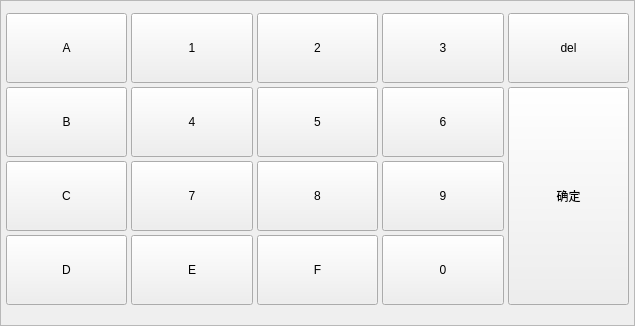
<?xml version="1.0" encoding="UTF-8"?>
<ui version="4.0">
 <class>fingerboard</class>
 <widget class="QWidget" name="fingerboard">
  <property name="geometry">
   <rect>
    <x>0</x>
    <y>0</y>
    <width>635</width>
    <height>326</height>
   </rect>
  </property>
  <property name="sizePolicy">
   <sizepolicy hsizetype="Expanding" vsizetype="Maximum">
    <horstretch>0</horstretch>
    <verstretch>0</verstretch>
   </sizepolicy>
  </property>
  <property name="windowTitle">
   <string>Form</string>
  </property>
  <layout class="QVBoxLayout" name="verticalLayout">
   <property name="spacing">
    <number>0</number>
   </property>
   <property name="leftMargin">
    <number>0</number>
   </property>
   <property name="topMargin">
    <number>0</number>
   </property>
   <property name="rightMargin">
    <number>0</number>
   </property>
   <property name="bottomMargin">
    <number>0</number>
   </property>
   <item>
    <widget class="QFrame" name="frame">
     <property name="sizePolicy">
      <sizepolicy hsizetype="Expanding" vsizetype="Maximum">
       <horstretch>0</horstretch>
       <verstretch>0</verstretch>
      </sizepolicy>
     </property>
     <property name="frameShape">
      <enum>QFrame::StyledPanel</enum>
     </property>
     <property name="frameShadow">
      <enum>QFrame::Raised</enum>
     </property>
     <layout class="QVBoxLayout" name="verticalLayout_4">
      <property name="spacing">
       <number>0</number>
      </property>
      <property name="leftMargin">
       <number>0</number>
      </property>
      <property name="topMargin">
       <number>0</number>
      </property>
      <property name="rightMargin">
       <number>0</number>
      </property>
      <property name="bottomMargin">
       <number>0</number>
      </property>
      <item>
       <widget class="QWidget" name="widget_2" native="true">
        <property name="sizePolicy">
         <sizepolicy hsizetype="Expanding" vsizetype="Maximum">
          <horstretch>0</horstretch>
          <verstretch>0</verstretch>
         </sizepolicy>
        </property>
        <layout class="QHBoxLayout" name="horizontalLayout">
         <property name="spacing">
          <number>4</number>
         </property>
         <property name="leftMargin">
          <number>5</number>
         </property>
         <property name="topMargin">
          <number>12</number>
         </property>
         <property name="rightMargin">
          <number>5</number>
         </property>
         <property name="bottomMargin">
          <number>0</number>
         </property>
         <item>
          <widget class="QPushButton" name="btnA">
           <property name="sizePolicy">
            <sizepolicy hsizetype="Expanding" vsizetype="Expanding">
             <horstretch>0</horstretch>
             <verstretch>0</verstretch>
            </sizepolicy>
           </property>
           <property name="minimumSize">
            <size>
             <width>0</width>
             <height>70</height>
            </size>
           </property>
           <property name="maximumSize">
            <size>
             <width>16777215</width>
             <height>70</height>
            </size>
           </property>
           <property name="text">
            <string>A</string>
           </property>
          </widget>
         </item>
         <item>
          <widget class="QPushButton" name="btn1">
           <property name="sizePolicy">
            <sizepolicy hsizetype="Expanding" vsizetype="Fixed">
             <horstretch>0</horstretch>
             <verstretch>0</verstretch>
            </sizepolicy>
           </property>
           <property name="minimumSize">
            <size>
             <width>0</width>
             <height>70</height>
            </size>
           </property>
           <property name="maximumSize">
            <size>
             <width>16777215</width>
             <height>70</height>
            </size>
           </property>
           <property name="text">
            <string>1</string>
           </property>
          </widget>
         </item>
         <item>
          <widget class="QPushButton" name="btn2">
           <property name="sizePolicy">
            <sizepolicy hsizetype="Expanding" vsizetype="Expanding">
             <horstretch>0</horstretch>
             <verstretch>0</verstretch>
            </sizepolicy>
           </property>
           <property name="minimumSize">
            <size>
             <width>0</width>
             <height>70</height>
            </size>
           </property>
           <property name="maximumSize">
            <size>
             <width>16777215</width>
             <height>70</height>
            </size>
           </property>
           <property name="text">
            <string>2</string>
           </property>
          </widget>
         </item>
         <item>
          <widget class="QPushButton" name="btn3">
           <property name="sizePolicy">
            <sizepolicy hsizetype="Expanding" vsizetype="Fixed">
             <horstretch>0</horstretch>
             <verstretch>0</verstretch>
            </sizepolicy>
           </property>
           <property name="minimumSize">
            <size>
             <width>0</width>
             <height>70</height>
            </size>
           </property>
           <property name="maximumSize">
            <size>
             <width>16777215</width>
             <height>70</height>
            </size>
           </property>
           <property name="text">
            <string>3</string>
           </property>
          </widget>
         </item>
         <item>
          <widget class="QPushButton" name="btnDel">
           <property name="sizePolicy">
            <sizepolicy hsizetype="Expanding" vsizetype="Expanding">
             <horstretch>0</horstretch>
             <verstretch>0</verstretch>
            </sizepolicy>
           </property>
           <property name="minimumSize">
            <size>
             <width>0</width>
             <height>70</height>
            </size>
           </property>
           <property name="maximumSize">
            <size>
             <width>16777215</width>
             <height>70</height>
            </size>
           </property>
           <property name="text">
            <string>del</string>
           </property>
          </widget>
         </item>
        </layout>
       </widget>
      </item>
      <item>
       <widget class="QWidget" name="widget" native="true">
        <property name="sizePolicy">
         <sizepolicy hsizetype="Expanding" vsizetype="Maximum">
          <horstretch>0</horstretch>
          <verstretch>0</verstretch>
         </sizepolicy>
        </property>
        <layout class="QHBoxLayout" name="horizontalLayout_2">
         <property name="spacing">
          <number>4</number>
         </property>
         <property name="leftMargin">
          <number>5</number>
         </property>
         <property name="topMargin">
          <number>4</number>
         </property>
         <property name="rightMargin">
          <number>5</number>
         </property>
         <property name="bottomMargin">
          <number>20</number>
         </property>
         <item>
          <widget class="QWidget" name="widget_3" native="true">
           <property name="sizePolicy">
            <sizepolicy hsizetype="Expanding" vsizetype="Maximum">
             <horstretch>0</horstretch>
             <verstretch>0</verstretch>
            </sizepolicy>
           </property>
           <layout class="QVBoxLayout" name="verticalLayout_2">
            <property name="spacing">
             <number>4</number>
            </property>
            <property name="leftMargin">
             <number>0</number>
            </property>
            <property name="topMargin">
             <number>0</number>
            </property>
            <property name="rightMargin">
             <number>0</number>
            </property>
            <property name="bottomMargin">
             <number>0</number>
            </property>
            <item>
             <widget class="QPushButton" name="btnB">
              <property name="sizePolicy">
               <sizepolicy hsizetype="Expanding" vsizetype="Fixed">
                <horstretch>0</horstretch>
                <verstretch>0</verstretch>
               </sizepolicy>
              </property>
              <property name="minimumSize">
               <size>
                <width>0</width>
                <height>70</height>
               </size>
              </property>
              <property name="maximumSize">
               <size>
                <width>16777215</width>
                <height>70</height>
               </size>
              </property>
              <property name="text">
               <string>B</string>
              </property>
             </widget>
            </item>
            <item>
             <widget class="QPushButton" name="btnC">
              <property name="sizePolicy">
               <sizepolicy hsizetype="Expanding" vsizetype="Expanding">
                <horstretch>0</horstretch>
                <verstretch>0</verstretch>
               </sizepolicy>
              </property>
              <property name="minimumSize">
               <size>
                <width>0</width>
                <height>70</height>
               </size>
              </property>
              <property name="maximumSize">
               <size>
                <width>16777215</width>
                <height>70</height>
               </size>
              </property>
              <property name="text">
               <string>C</string>
              </property>
             </widget>
            </item>
            <item>
             <widget class="QPushButton" name="btnD">
              <property name="sizePolicy">
               <sizepolicy hsizetype="Expanding" vsizetype="Expanding">
                <horstretch>0</horstretch>
                <verstretch>0</verstretch>
               </sizepolicy>
              </property>
              <property name="minimumSize">
               <size>
                <width>0</width>
                <height>70</height>
               </size>
              </property>
              <property name="maximumSize">
               <size>
                <width>16777215</width>
                <height>70</height>
               </size>
              </property>
              <property name="text">
               <string>D</string>
              </property>
             </widget>
            </item>
           </layout>
          </widget>
         </item>
         <item>
          <widget class="QWidget" name="widget_4" native="true">
           <property name="sizePolicy">
            <sizepolicy hsizetype="Expanding" vsizetype="Maximum">
             <horstretch>0</horstretch>
             <verstretch>0</verstretch>
            </sizepolicy>
           </property>
           <layout class="QVBoxLayout" name="verticalLayout_3">
            <property name="spacing">
             <number>4</number>
            </property>
            <property name="leftMargin">
             <number>0</number>
            </property>
            <property name="topMargin">
             <number>0</number>
            </property>
            <property name="rightMargin">
             <number>0</number>
            </property>
            <property name="bottomMargin">
             <number>0</number>
            </property>
            <item>
             <widget class="QPushButton" name="btn4">
              <property name="sizePolicy">
               <sizepolicy hsizetype="Expanding" vsizetype="Expanding">
                <horstretch>0</horstretch>
                <verstretch>0</verstretch>
               </sizepolicy>
              </property>
              <property name="minimumSize">
               <size>
                <width>0</width>
                <height>70</height>
               </size>
              </property>
              <property name="maximumSize">
               <size>
                <width>16777215</width>
                <height>70</height>
               </size>
              </property>
              <property name="text">
               <string>4</string>
              </property>
             </widget>
            </item>
            <item>
             <widget class="QPushButton" name="btn7">
              <property name="sizePolicy">
               <sizepolicy hsizetype="Expanding" vsizetype="Expanding">
                <horstretch>0</horstretch>
                <verstretch>0</verstretch>
               </sizepolicy>
              </property>
              <property name="minimumSize">
               <size>
                <width>0</width>
                <height>70</height>
               </size>
              </property>
              <property name="maximumSize">
               <size>
                <width>16777215</width>
                <height>70</height>
               </size>
              </property>
              <property name="text">
               <string>7</string>
              </property>
             </widget>
            </item>
            <item>
             <widget class="QPushButton" name="btnE">
              <property name="sizePolicy">
               <sizepolicy hsizetype="Expanding" vsizetype="Expanding">
                <horstretch>0</horstretch>
                <verstretch>0</verstretch>
               </sizepolicy>
              </property>
              <property name="minimumSize">
               <size>
                <width>0</width>
                <height>70</height>
               </size>
              </property>
              <property name="maximumSize">
               <size>
                <width>16777215</width>
                <height>70</height>
               </size>
              </property>
              <property name="text">
               <string>E</string>
              </property>
             </widget>
            </item>
           </layout>
          </widget>
         </item>
         <item>
          <widget class="QWidget" name="widget_5" native="true">
           <property name="sizePolicy">
            <sizepolicy hsizetype="Expanding" vsizetype="Maximum">
             <horstretch>0</horstretch>
             <verstretch>0</verstretch>
            </sizepolicy>
           </property>
           <layout class="QVBoxLayout" name="verticalLayout_5">
            <property name="spacing">
             <number>4</number>
            </property>
            <property name="leftMargin">
             <number>0</number>
            </property>
            <property name="topMargin">
             <number>0</number>
            </property>
            <property name="rightMargin">
             <number>0</number>
            </property>
            <property name="bottomMargin">
             <number>0</number>
            </property>
            <item>
             <widget class="QPushButton" name="btn5">
              <property name="sizePolicy">
               <sizepolicy hsizetype="Expanding" vsizetype="Expanding">
                <horstretch>0</horstretch>
                <verstretch>0</verstretch>
               </sizepolicy>
              </property>
              <property name="minimumSize">
               <size>
                <width>0</width>
                <height>70</height>
               </size>
              </property>
              <property name="maximumSize">
               <size>
                <width>16777215</width>
                <height>70</height>
               </size>
              </property>
              <property name="text">
               <string>5</string>
              </property>
             </widget>
            </item>
            <item>
             <widget class="QPushButton" name="btn8">
              <property name="sizePolicy">
               <sizepolicy hsizetype="Expanding" vsizetype="Expanding">
                <horstretch>0</horstretch>
                <verstretch>0</verstretch>
               </sizepolicy>
              </property>
              <property name="minimumSize">
               <size>
                <width>0</width>
                <height>70</height>
               </size>
              </property>
              <property name="maximumSize">
               <size>
                <width>16777215</width>
                <height>70</height>
               </size>
              </property>
              <property name="text">
               <string>8</string>
              </property>
             </widget>
            </item>
            <item>
             <widget class="QPushButton" name="btnF">
              <property name="sizePolicy">
               <sizepolicy hsizetype="Expanding" vsizetype="Expanding">
                <horstretch>0</horstretch>
                <verstretch>0</verstretch>
               </sizepolicy>
              </property>
              <property name="minimumSize">
               <size>
                <width>0</width>
                <height>70</height>
               </size>
              </property>
              <property name="maximumSize">
               <size>
                <width>16777215</width>
                <height>70</height>
               </size>
              </property>
              <property name="text">
               <string>F</string>
              </property>
             </widget>
            </item>
           </layout>
          </widget>
         </item>
         <item>
          <widget class="QWidget" name="widget_6" native="true">
           <property name="sizePolicy">
            <sizepolicy hsizetype="Expanding" vsizetype="Maximum">
             <horstretch>0</horstretch>
             <verstretch>0</verstretch>
            </sizepolicy>
           </property>
           <layout class="QVBoxLayout" name="verticalLayout_6">
            <property name="spacing">
             <number>4</number>
            </property>
            <property name="leftMargin">
             <number>0</number>
            </property>
            <property name="topMargin">
             <number>0</number>
            </property>
            <property name="rightMargin">
             <number>0</number>
            </property>
            <property name="bottomMargin">
             <number>0</number>
            </property>
            <item>
             <widget class="QPushButton" name="btn6">
              <property name="sizePolicy">
               <sizepolicy hsizetype="Expanding" vsizetype="Fixed">
                <horstretch>0</horstretch>
                <verstretch>0</verstretch>
               </sizepolicy>
              </property>
              <property name="minimumSize">
               <size>
                <width>0</width>
                <height>70</height>
               </size>
              </property>
              <property name="maximumSize">
               <size>
                <width>16777215</width>
                <height>70</height>
               </size>
              </property>
              <property name="text">
               <string>6</string>
              </property>
             </widget>
            </item>
            <item>
             <widget class="QPushButton" name="btn9">
              <property name="sizePolicy">
               <sizepolicy hsizetype="Expanding" vsizetype="Fixed">
                <horstretch>0</horstretch>
                <verstretch>0</verstretch>
               </sizepolicy>
              </property>
              <property name="minimumSize">
               <size>
                <width>0</width>
                <height>70</height>
               </size>
              </property>
              <property name="maximumSize">
               <size>
                <width>16777215</width>
                <height>70</height>
               </size>
              </property>
              <property name="text">
               <string>9</string>
              </property>
             </widget>
            </item>
            <item>
             <widget class="QPushButton" name="btn0">
              <property name="sizePolicy">
               <sizepolicy hsizetype="Expanding" vsizetype="Expanding">
                <horstretch>0</horstretch>
                <verstretch>0</verstretch>
               </sizepolicy>
              </property>
              <property name="minimumSize">
               <size>
                <width>0</width>
                <height>70</height>
               </size>
              </property>
              <property name="maximumSize">
               <size>
                <width>16777215</width>
                <height>70</height>
               </size>
              </property>
              <property name="text">
               <string>0</string>
              </property>
             </widget>
            </item>
           </layout>
          </widget>
         </item>
         <item>
          <widget class="QPushButton" name="btnDefine">
           <property name="sizePolicy">
            <sizepolicy hsizetype="Expanding" vsizetype="Expanding">
             <horstretch>0</horstretch>
             <verstretch>0</verstretch>
            </sizepolicy>
           </property>
           <property name="text">
            <string>确定</string>
           </property>
          </widget>
         </item>
        </layout>
       </widget>
      </item>
     </layout>
    </widget>
   </item>
  </layout>
 </widget>
 <resources/>
 <connections/>
</ui>
